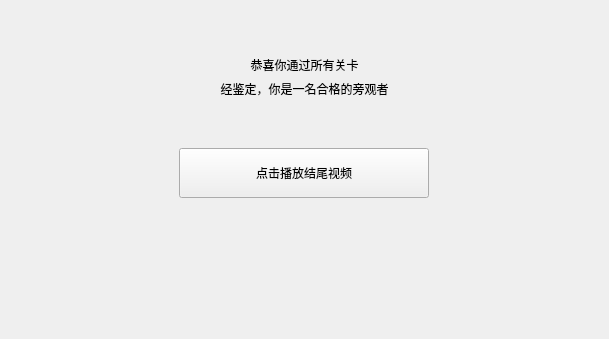
<?xml version="1.0" encoding="UTF-8"?>
<ui version="4.0">
 <class>EndFrom</class>
 <widget class="QWidget" name="EndFrom">
  <property name="geometry">
   <rect>
    <x>0</x>
    <y>0</y>
    <width>609</width>
    <height>339</height>
   </rect>
  </property>
  <property name="windowTitle">
   <string>Form</string>
  </property>
  <layout class="QVBoxLayout" name="verticalLayout_2">
   <item>
    <layout class="QVBoxLayout" name="verticalLayout">
     <item>
      <spacer name="verticalSpacer_2">
       <property name="orientation">
        <enum>Qt::Vertical</enum>
       </property>
       <property name="sizeHint" stdset="0">
        <size>
         <width>20</width>
         <height>40</height>
        </size>
       </property>
      </spacer>
     </item>
     <item>
      <widget class="QLabel" name="label">
       <property name="styleSheet">
        <string notr="true">font: 30pt &quot;Wawati SC&quot;;</string>
       </property>
       <property name="text">
        <string>恭喜你通过所有关卡</string>
       </property>
       <property name="alignment">
        <set>Qt::AlignCenter</set>
       </property>
      </widget>
     </item>
     <item>
      <widget class="QLabel" name="label_2">
       <property name="styleSheet">
        <string notr="true">font: 30pt &quot;Wawati SC&quot;;</string>
       </property>
       <property name="text">
        <string>经鉴定，你是一名合格的旁观者</string>
       </property>
       <property name="alignment">
        <set>Qt::AlignCenter</set>
       </property>
      </widget>
     </item>
     <item>
      <spacer name="verticalSpacer">
       <property name="orientation">
        <enum>Qt::Vertical</enum>
       </property>
       <property name="sizeHint" stdset="0">
        <size>
         <width>20</width>
         <height>40</height>
        </size>
       </property>
      </spacer>
     </item>
    </layout>
   </item>
   <item>
    <layout class="QHBoxLayout" name="horizontalLayout">
     <item>
      <widget class="QPushButton" name="pushButton">
       <property name="minimumSize">
        <size>
         <width>0</width>
         <height>50</height>
        </size>
       </property>
       <property name="maximumSize">
        <size>
         <width>250</width>
         <height>16777215</height>
        </size>
       </property>
       <property name="styleSheet">
        <string notr="true">font: 24pt &quot;Hannotate SC&quot;;</string>
       </property>
       <property name="text">
        <string>点击播放结尾视频</string>
       </property>
      </widget>
     </item>
    </layout>
   </item>
   <item>
    <spacer name="verticalSpacer_3">
     <property name="orientation">
      <enum>Qt::Vertical</enum>
     </property>
     <property name="sizeHint" stdset="0">
      <size>
       <width>20</width>
       <height>40</height>
      </size>
     </property>
    </spacer>
   </item>
  </layout>
  <zorder>horizontalLayoutWidget</zorder>
  <zorder>pushButton</zorder>
  <zorder>verticalLayoutWidget</zorder>
  <zorder>pushButton</zorder>
  <zorder>pushButton</zorder>
  <zorder>verticalSpacer_3</zorder>
 </widget>
 <resources/>
 <connections/>
</ui>
